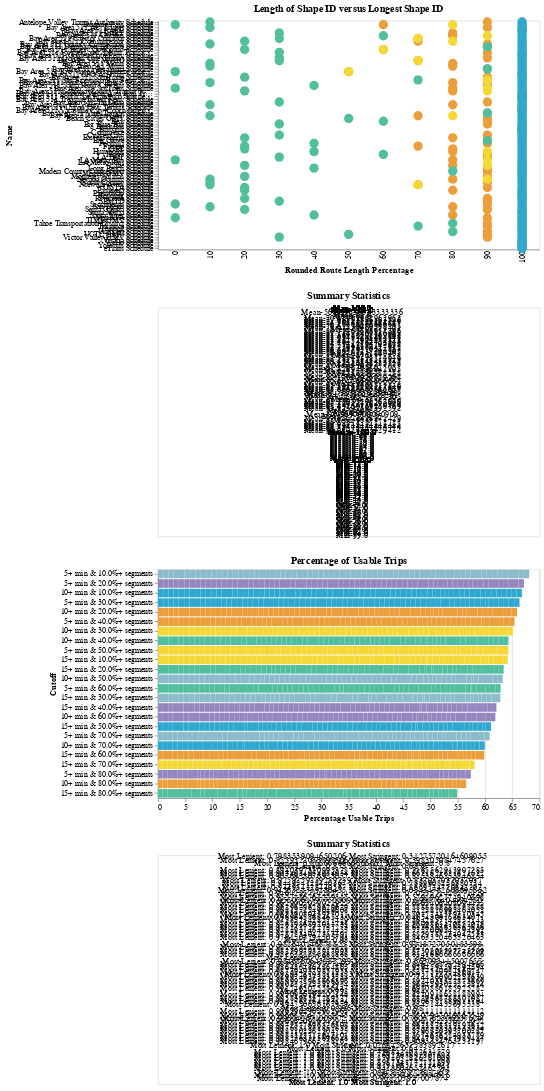

Notebook source saved alongside this figure:
### Code cell
route_len_dot & route_len_table & trip_stats_chart & trip_stats_table

### Figure 1 — Vega-Lite specification as saved in the notebook (floating-point values rounded to 4 significant figures; data arrays with more than 128 entries replaced by an {"elided": "..."} marker saying what was removed)
{"config": {"view": {"continuousWidth": 400, "continuousHeight": 300}}, "vconcat": [{"mark": {"type": "circle", "opacity": 1, "size": 150}, "encoding": {"color": {"field": "Variable", "legend": null, "scale": {"range": ["#2EA8CE", "#EB9F3C", "#F4D837", "#51BF9D", "#8CBCCB", "#9487C0"]}, "type": "nominal"}, "tooltip": [{"field": "Name", "type": "nominal"}, {"field": "Variable", "type": "nominal"}, {"field": "Route Length Percentage", "type": "quantitative"}], "x": {"axis": {"grid": false, "ticks": false}, "field": "Rounded Route Length Percentage", "sort": "ascending", "type": "ordinal"}, "y": {"field": "Name", "type": "nominal"}}, "height": 300, "selection": {"selector001": {"type": "single", "fields": ["Name"], "bind": {"input": "select", "options": [null, "Antelope Valley Transit Authority Schedule", "Banning Pass Schedule", "Bay Area 511 AC Transit Schedule", "Bay Area 511 ACE Schedule", "Bay Area 511 BART Schedule", "Bay Area 511 Caltrain Schedule", "Bay Area 511 Capitol Corridor Schedule", "Bay Area 511 Commute.org Schedule", "Bay Area 511 County Connection Schedule", "Bay Area 511 Dumbarton Express Schedule", "Bay Area 511 Emery Go-Round Schedule", "Bay Area 511 Fairfield and Suisun Transit Schedule", "Bay Area 511 Golden Gate Ferry Schedule", "Bay Area 511 Golden Gate Transit Schedule", "Bay Area 511 MVGO Schedule", "Bay Area 511 Marin Schedule", "Bay Area 511 Muni Schedule", "Bay Area 511 Petaluma Schedule", "Bay Area 511 Rio Vista Delta Breeze Schedule", "Bay Area 511 SFO AirTrain Schedule", "Bay Area 511 SamTrans Schedule", "Bay Area 511 San Francisco Bay Ferry Schedule", "Bay Area 511 Santa Clara Transit Schedule", "Bay Area 511 Santa Rosa CityBus Schedule", "Bay Area 511 SolTrans Schedule", "Bay Area 511 Sonoma County Transit Schedule", "Bay Area 511 Sonoma-Marin Area Rail Transit Schedule", "Bay Area 511 South San Francisco Shuttle Schedule", "Bay Area 511 Treasure Island Ferry Schedule", "Bay Area 511 Tri Delta Schedule", "Bay Area 511 Tri-Valley Wheels Schedule", "Bay Area 511 Union City Transit Schedule", "Bay Area 511 Vacaville City Coach Schedule", "Bay Area 511 Vine Transit Schedule", "Bay Area 511 WestCAT Schedule", "Beach Cities GMV Schedule", "Bear Schedule", "Big Blue Bus Schedule", "BruinBus Schedule", "Burbank Schedule", "Commerce Schedule", "Culver City Schedule", "Eastern Sierra Schedule", "Elk Grove Schedule", "Foothill Schedule", "Fresno Schedule", "GET Schedule", "Humboldt Schedule", "Kings Schedule", "LA DOT Schedule", "LA Metro Bus Schedule", "LA Metro Rail Schedule", "Lake Schedule", "Long Beach Schedule", "Madera County Connection Schedule", "Merced GMV Schedule", "Monterey Salinas Schedule", "Nevada County Schedule", "North County Schedule", "Norwalk Avail Schedule", "OCTA Schedule", "Pasadena Schedule", "PresidiGo Schedule", "Redding Schedule", "Riverside Schedule", "SBMTD Schedule", "Sacramento Schedule", "San Diego Schedule", "Santa Clarita Schedule", "Santa Maria Schedule", "Santa Ynez Schedule", "StanRTA Schedule", "TIME GMV Schedule", "Tahoe Transportation District Schedule", "Torrance Schedule", "Turlock Schedule", "Unitrans Schedule", "VCTC GMV Schedule", "Victor Valley GMV Schedule", "Visalia Schedule", "WeHo Schedule", "Yolobus Schedule", "eTrans Schedule"], "labels": ["All", "Antelope Valley Transit Authority Schedule", "Banning Pass Schedule", "Bay Area 511 AC Transit Schedule", "Bay Area 511 ACE Schedule", "Bay Area 511 BART Schedule", "Bay Area 511 Caltrain Schedule", "Bay Area 511 Capitol Corridor Schedule", "Bay Area 511 Commute.org Schedule", "Bay Area 511 County Connection Schedule", "Bay Area 511 Dumbarton Express Schedule", "Bay Area 511 Emery Go-Round Schedule", "Bay Area 511 Fairfield and Suisun Transit Schedule", "Bay Area 511 Golden Gate Ferry Schedule", "Bay Area 511 Golden Gate Transit Schedule", "Bay Area 511 MVGO Schedule", "Bay Area 511 Marin Schedule", "Bay Area 511 Muni Schedule", "Bay Area 511 Petaluma Schedule", "Bay Area 511 Rio Vista Delta Breeze Schedule", "Bay Area 511 SFO AirTrain Schedule", "Bay Area 511 SamTrans Schedule", "Bay Area 511 San Francisco Bay Ferry Schedule", "Bay Area 511 Santa Clara Transit Schedule", "Bay Area 511 Santa Rosa CityBus Schedule", "Bay Area 511 SolTrans Schedule", "Bay Area 511 Sonoma County Transit Schedule", "Bay Area 511 Sonoma-Marin Area Rail Transit Schedule", "Bay Area 511 South San Francisco Shuttle Schedule", "Bay Area 511 Treasure Island Ferry Schedule", "Bay Area 511 Tri Delta Schedule", "Bay Area 511 Tri-Valley Wheels Schedule", "Bay Area 511 Union City Transit Schedule", "Bay Area 511 Vacaville City Coach Schedule", "Bay Area 511 Vine Transit Schedule", "Bay Area 511 WestCAT Schedule", "Beach Cities GMV Schedule", "Bear Schedule", "Big Blue Bus Schedule", "BruinBus Schedule", "Burbank Schedule", "Commerce Schedule", "Culver City Schedule", "Eastern Sierra Schedule", "Elk Grove Schedule", "Foothill Schedule", "Fresno Schedule", "GET Schedule", "Humboldt Schedule", "Kings Schedule", "LA DOT Schedule", "LA Metro Bus Schedule", "LA Metro Rail Schedule", "Lake Schedule", "Long Beach Schedule", "Madera County Connection Schedule", "Merced GMV Schedule", "Monterey Salinas Schedule", "Nevada County Schedule", "North County Schedule", "Norwalk Avail Schedule", "OCTA Schedule", "Pasadena Schedule", "PresidiGo Schedule", "Redding Schedule", "Riverside Schedule", "SBMTD Schedule", "Sacramento Schedule", "San Diego Schedule", "Santa Clarita Schedule", "Santa Maria Schedule", "Santa Ynez Schedule", "StanRTA Schedule", "TIME GMV Schedule", "Tahoe Transportation District Schedule", "Torrance Schedule", "Turlock Schedule", "Unitrans Schedule", "VCTC GMV Schedule", "Victor Valley GMV Schedule", "Visalia Schedule", "WeHo Schedule", "Yolobus Schedule", "eTrans Schedule"], "name": "Operator"}}}, "title": "Length of Shape ID versus Longest Shape ID", "transform": [{"window": [{"op": "rank", "field": "", "as": "id"}], "groupby": ["Variable"]}, {"filter": {"selection": "selector001"}}], "width": 500}, {"mark": {"type": "text", "align": "center", "baseline": "middle", "dx": 5}, "encoding": {"text": {"field": "Full Information", "type": "nominal"}, "x": {"axis": null, "field": "Zero", "type": "quantitative"}, "y": {"axis": null, "field": "Full Information", "type": "nominal"}}, "height": 300, "selection": {"selector001": {"type": "single", "fields": ["Name"], "bind": {"input": "select", "options": [null, "Antelope Valley Transit Authority Schedule", "Banning Pass Schedule", "Bay Area 511 AC Transit Schedule", "Bay Area 511 ACE Schedule", "Bay Area 511 BART Schedule", "Bay Area 511 Caltrain Schedule", "Bay Area 511 Capitol Corridor Schedule", "Bay Area 511 Commute.org Schedule", "Bay Area 511 County Connection Schedule", "Bay Area 511 Dumbarton Express Schedule", "Bay Area 511 Emery Go-Round Schedule", "Bay Area 511 Fairfield and Suisun Transit Schedule", "Bay Area 511 Golden Gate Ferry Schedule", "Bay Area 511 Golden Gate Transit Schedule", "Bay Area 511 MVGO Schedule", "Bay Area 511 Marin Schedule", "Bay Area 511 Muni Schedule", "Bay Area 511 Petaluma Schedule", "Bay Area 511 Rio Vista Delta Breeze Schedule", "Bay Area 511 SFO AirTrain Schedule", "Bay Area 511 SamTrans Schedule", "Bay Area 511 San Francisco Bay Ferry Schedule", "Bay Area 511 Santa Clara Transit Schedule", "Bay Area 511 Santa Rosa CityBus Schedule", "Bay Area 511 SolTrans Schedule", "Bay Area 511 Sonoma County Transit Schedule", "Bay Area 511 Sonoma-Marin Area Rail Transit Schedule", "Bay Area 511 South San Francisco Shuttle Schedule", "Bay Area 511 Treasure Island Ferry Schedule", "Bay Area 511 Tri Delta Schedule", "Bay Area 511 Tri-Valley Wheels Schedule", "Bay Area 511 Union City Transit Schedule", "Bay Area 511 Vacaville City Coach Schedule", "Bay Area 511 Vine Transit Schedule", "Bay Area 511 WestCAT Schedule", "Beach Cities GMV Schedule", "Bear Schedule", "Big Blue Bus Schedule", "BruinBus Schedule", "Burbank Schedule", "Commerce Schedule", "Culver City Schedule", "Eastern Sierra Schedule", "Elk Grove Schedule", "Foothill Schedule", "Fresno Schedule", "GET Schedule", "Humboldt Schedule", "Kings Schedule", "LA DOT Schedule", "LA Metro Bus Schedule", "LA Metro Rail Schedule", "Lake Schedule", "Long Beach Schedule", "Madera County Connection Schedule", "Merced GMV Schedule", "Monterey Salinas Schedule", "Nevada County Schedule", "North County Schedule", "Norwalk Avail Schedule", "OCTA Schedule", "Pasadena Schedule", "PresidiGo Schedule", "Redding Schedule", "Riverside Schedule", "SBMTD Schedule", "Sacramento Schedule", "San Diego Schedule", "Santa Clarita Schedule", "Santa Maria Schedule", "Santa Ynez Schedule", "StanRTA Schedule", "TIME GMV Schedule", "Tahoe Transportation District Schedule", "Torrance Schedule", "Turlock Schedule", "Unitrans Schedule", "VCTC GMV Schedule", "Victor Valley GMV Schedule", "Visalia Schedule", "WeHo Schedule", "Yolobus Schedule", "eTrans Schedule"], "labels": ["All", "Antelope Valley Transit Authority Schedule", "Banning Pass Schedule", "Bay Area 511 AC Transit Schedule", "Bay Area 511 ACE Schedule", "Bay Area 511 BART Schedule", "Bay Area 511 Caltrain Schedule", "Bay Area 511 Capitol Corridor Schedule", "Bay Area 511 Commute.org Schedule", "Bay Area 511 County Connection Schedule", "Bay Area 511 Dumbarton Express Schedule", "Bay Area 511 Emery Go-Round Schedule", "Bay Area 511 Fairfield and Suisun Transit Schedule", "Bay Area 511 Golden Gate Ferry Schedule", "Bay Area 511 Golden Gate Transit Schedule", "Bay Area 511 MVGO Schedule", "Bay Area 511 Marin Schedule", "Bay Area 511 Muni Schedule", "Bay Area 511 Petaluma Schedule", "Bay Area 511 Rio Vista Delta Breeze Schedule", "Bay Area 511 SFO AirTrain Schedule", "Bay Area 511 SamTrans Schedule", "Bay Area 511 San Francisco Bay Ferry Schedule", "Bay Area 511 Santa Clara Transit Schedule", "Bay Area 511 Santa Rosa CityBus Schedule", "Bay Area 511 SolTrans Schedule", "Bay Area 511 Sonoma County Transit Schedule", "Bay Area 511 Sonoma-Marin Area Rail Transit Schedule", "Bay Area 511 South San Francisco Shuttle Schedule", "Bay Area 511 Treasure Island Ferry Schedule", "Bay Area 511 Tri Delta Schedule", "Bay Area 511 Tri-Valley Wheels Schedule", "Bay Area 511 Union City Transit Schedule", "Bay Area 511 Vacaville City Coach Schedule", "Bay Area 511 Vine Transit Schedule", "Bay Area 511 WestCAT Schedule", "Beach Cities GMV Schedule", "Bear Schedule", "Big Blue Bus Schedule", "BruinBus Schedule", "Burbank Schedule", "Commerce Schedule", "Culver City Schedule", "Eastern Sierra Schedule", "Elk Grove Schedule", "Foothill Schedule", "Fresno Schedule", "GET Schedule", "Humboldt Schedule", "Kings Schedule", "LA DOT Schedule", "LA Metro Bus Schedule", "LA Metro Rail Schedule", "Lake Schedule", "Long Beach Schedule", "Madera County Connection Schedule", "Merced GMV Schedule", "Monterey Salinas Schedule", "Nevada County Schedule", "North County Schedule", "Norwalk Avail Schedule", "OCTA Schedule", "Pasadena Schedule", "PresidiGo Schedule", "Redding Schedule", "Riverside Schedule", "SBMTD Schedule", "Sacramento Schedule", "San Diego Schedule", "Santa Clarita Schedule", "Santa Maria Schedule", "Santa Ynez Schedule", "StanRTA Schedule", "TIME GMV Schedule", "Tahoe Transportation District Schedule", "Torrance Schedule", "Turlock Schedule", "Unitrans Schedule", "VCTC GMV Schedule", "Victor Valley GMV Schedule", "Visalia Schedule", "WeHo Schedule", "Yolobus Schedule", "eTrans Schedule"], "name": "Operator"}}}, "title": "Summary Statistics", "transform": [{"filter": {"selection": "selector001"}}], "width": 500}, {"data": {"name": "data-7b2ab310a721761da0ad1e77ecde1448"}, "mark": "bar", "encoding": {"color": {"field": "Cutoff", "legend": null, "scale": {"range": ["#2EA8CE", "#EB9F3C", "#F4D837", "#51BF9D", "#8CBCCB", "#9487C0"]}, "type": "nominal"}, "tooltip": [{"field": "Name", "type": "nominal"}, {"field": "Cutoff", "type": "nominal"}, {"field": "Percentage Usable Trips", "type": "quantitative"}, {"field": "N Trips", "type": "quantitative"}], "x": {"field": "Percentage Usable Trips", "sort": {"field": "Percentage Usable Trips", "order": "descending"}, "type": "quantitative"}, "y": {"field": "Cutoff", "sort": {"field": "Percentage Usable Trips", "order": "descending"}, "type": "nominal"}}, "height": 300, "selection": {"selector001": {"type": "single", "fields": ["Name"], "bind": {"input": "select", "options": [null, "Antelope Valley Transit Authority Schedule", "Banning Pass Schedule", "Bay Area 511 AC Transit Schedule", "Bay Area 511 ACE Schedule", "Bay Area 511 BART Schedule", "Bay Area 511 Caltrain Schedule", "Bay Area 511 Capitol Corridor Schedule", "Bay Area 511 Commute.org Schedule", "Bay Area 511 County Connection Schedule", "Bay Area 511 Dumbarton Express Schedule", "Bay Area 511 Emery Go-Round Schedule", "Bay Area 511 Fairfield and Suisun Transit Schedule", "Bay Area 511 Golden Gate Ferry Schedule", "Bay Area 511 Golden Gate Transit Schedule", "Bay Area 511 MVGO Schedule", "Bay Area 511 Marin Schedule", "Bay Area 511 Muni Schedule", "Bay Area 511 Petaluma Schedule", "Bay Area 511 Rio Vista Delta Breeze Schedule", "Bay Area 511 SFO AirTrain Schedule", "Bay Area 511 SamTrans Schedule", "Bay Area 511 San Francisco Bay Ferry Schedule", "Bay Area 511 Santa Clara Transit Schedule", "Bay Area 511 Santa Rosa CityBus Schedule", "Bay Area 511 SolTrans Schedule", "Bay Area 511 Sonoma County Transit Schedule", "Bay Area 511 Sonoma-Marin Area Rail Transit Schedule", "Bay Area 511 South San Francisco Shuttle Schedule", "Bay Area 511 Treasure Island Ferry Schedule", "Bay Area 511 Tri Delta Schedule", "Bay Area 511 Tri-Valley Wheels Schedule", "Bay Area 511 Union City Transit Schedule", "Bay Area 511 Vacaville City Coach Schedule", "Bay Area 511 Vine Transit Schedule", "Bay Area 511 WestCAT Schedule", "Beach Cities GMV Schedule", "Bear Schedule", "Big Blue Bus Schedule", "BruinBus Schedule", "Burbank Schedule", "Commerce Schedule", "Culver City Schedule", "Eastern Sierra Schedule", "Elk Grove Schedule", "Foothill Schedule", "Fresno Schedule", "GET Schedule", "Humboldt Schedule", "Kings Schedule", "LA DOT Schedule", "LA Metro Bus Schedule", "LA Metro Rail Schedule", "Lake Schedule", "Long Beach Schedule", "Madera County Connection Schedule", "Merced GMV Schedule", "Monterey Salinas Schedule", "Nevada County Schedule", "North County Schedule", "Norwalk Avail Schedule", "OCTA Schedule", "Pasadena Schedule", "PresidiGo Schedule", "Redding Schedule", "Riverside Schedule", "SBMTD Schedule", "Sacramento Schedule", "San Diego Schedule", "Santa Clarita Schedule", "Santa Maria Schedule", "Santa Ynez Schedule", "StanRTA Schedule", "TIME GMV Schedule", "Tahoe Transportation District Schedule", "Torrance Schedule", "Turlock Schedule", "Unitrans Schedule", "VCTC GMV Schedule", "Victor Valley GMV Schedule", "Visalia Schedule", "WeHo Schedule", "Yolobus Schedule", "eTrans Schedule"], "labels": ["All", "Antelope Valley Transit Authority Schedule", "Banning Pass Schedule", "Bay Area 511 AC Transit Schedule", "Bay Area 511 ACE Schedule", "Bay Area 511 BART Schedule", "Bay Area 511 Caltrain Schedule", "Bay Area 511 Capitol Corridor Schedule", "Bay Area 511 Commute.org Schedule", "Bay Area 511 County Connection Schedule", "Bay Area 511 Dumbarton Express Schedule", "Bay Area 511 Emery Go-Round Schedule", "Bay Area 511 Fairfield and Suisun Transit Schedule", "Bay Area 511 Golden Gate Ferry Schedule", "Bay Area 511 Golden Gate Transit Schedule", "Bay Area 511 MVGO Schedule", "Bay Area 511 Marin Schedule", "Bay Area 511 Muni Schedule", "Bay Area 511 Petaluma Schedule", "Bay Area 511 Rio Vista Delta Breeze Schedule", "Bay Area 511 SFO AirTrain Schedule", "Bay Area 511 SamTrans Schedule", "Bay Area 511 San Francisco Bay Ferry Schedule", "Bay Area 511 Santa Clara Transit Schedule", "Bay Area 511 Santa Rosa CityBus Schedule", "Bay Area 511 SolTrans Schedule", "Bay Area 511 Sonoma County Transit Schedule", "Bay Area 511 Sonoma-Marin Area Rail Transit Schedule", "Bay Area 511 South San Francisco Shuttle Schedule", "Bay Area 511 Treasure Island Ferry Schedule", "Bay Area 511 Tri Delta Schedule", "Bay Area 511 Tri-Valley Wheels Schedule", "Bay Area 511 Union City Transit Schedule", "Bay Area 511 Vacaville City Coach Schedule", "Bay Area 511 Vine Transit Schedule", "Bay Area 511 WestCAT Schedule", "Beach Cities GMV Schedule", "Bear Schedule", "Big Blue Bus Schedule", "BruinBus Schedule", "Burbank Schedule", "Commerce Schedule", "Culver City Schedule", "Eastern Sierra Schedule", "Elk Grove Schedule", "Foothill Schedule", "Fresno Schedule", "GET Schedule", "Humboldt Schedule", "Kings Schedule", "LA DOT Schedule", "LA Metro Bus Schedule", "LA Metro Rail Schedule", "Lake Schedule", "Long Beach Schedule", "Madera County Connection Schedule", "Merced GMV Schedule", "Monterey Salinas Schedule", "Nevada County Schedule", "North County Schedule", "Norwalk Avail Schedule", "OCTA Schedule", "Pasadena Schedule", "PresidiGo Schedule", "Redding Schedule", "Riverside Schedule", "SBMTD Schedule", "Sacramento Schedule", "San Diego Schedule", "Santa Clarita Schedule", "Santa Maria Schedule", "Santa Ynez Schedule", "StanRTA Schedule", "TIME GMV Schedule", "Tahoe Transportation District Schedule", "Torrance Schedule", "Turlock Schedule", "Unitrans Schedule", "VCTC GMV Schedule", "Victor Valley GMV Schedule", "Visalia Schedule", "WeHo Schedule", "Yolobus Schedule", "eTrans Schedule"], "name": "Operator"}}}, "title": "Percentage of Usable Trips", "transform": [{"filter": {"selection": "selector001"}}], "width": 500}, {"data": {"name": "data-2e8daa00d5685459764bf61587c383d0"}, "mark": {"type": "text", "align": "center", "baseline": "middle", "dx": 5}, "encoding": {"text": {"field": "Full Information", "type": "nominal"}, "x": {"axis": null, "field": "Zero", "type": "quantitative"}, "y": {"axis": null, "field": "Full Information", "type": "nominal"}}, "height": 300, "selection": {"selector001": {"type": "single", "fields": ["Name"], "bind": {"input": "select", "options": [null, "Antelope Valley Transit Authority Schedule", "Banning Pass Schedule", "Bay Area 511 AC Transit Schedule", "Bay Area 511 ACE Schedule", "Bay Area 511 BART Schedule", "Bay Area 511 Caltrain Schedule", "Bay Area 511 Capitol Corridor Schedule", "Bay Area 511 Commute.org Schedule", "Bay Area 511 County Connection Schedule", "Bay Area 511 Dumbarton Express Schedule", "Bay Area 511 Emery Go-Round Schedule", "Bay Area 511 Fairfield and Suisun Transit Schedule", "Bay Area 511 Golden Gate Ferry Schedule", "Bay Area 511 Golden Gate Transit Schedule", "Bay Area 511 MVGO Schedule", "Bay Area 511 Marin Schedule", "Bay Area 511 Muni Schedule", "Bay Area 511 Petaluma Schedule", "Bay Area 511 Rio Vista Delta Breeze Schedule", "Bay Area 511 SFO AirTrain Schedule", "Bay Area 511 SamTrans Schedule", "Bay Area 511 San Francisco Bay Ferry Schedule", "Bay Area 511 Santa Clara Transit Schedule", "Bay Area 511 Santa Rosa CityBus Schedule", "Bay Area 511 SolTrans Schedule", "Bay Area 511 Sonoma County Transit Schedule", "Bay Area 511 Sonoma-Marin Area Rail Transit Schedule", "Bay Area 511 South San Francisco Shuttle Schedule", "Bay Area 511 Treasure Island Ferry Schedule", "Bay Area 511 Tri Delta Schedule", "Bay Area 511 Tri-Valley Wheels Schedule", "Bay Area 511 Union City Transit Schedule", "Bay Area 511 Vacaville City Coach Schedule", "Bay Area 511 Vine Transit Schedule", "Bay Area 511 WestCAT Schedule", "Beach Cities GMV Schedule", "Bear Schedule", "Big Blue Bus Schedule", "BruinBus Schedule", "Burbank Schedule", "Commerce Schedule", "Culver City Schedule", "Eastern Sierra Schedule", "Elk Grove Schedule", "Foothill Schedule", "Fresno Schedule", "GET Schedule", "Humboldt Schedule", "Kings Schedule", "LA DOT Schedule", "LA Metro Bus Schedule", "LA Metro Rail Schedule", "Lake Schedule", "Long Beach Schedule", "Madera County Connection Schedule", "Merced GMV Schedule", "Monterey Salinas Schedule", "Nevada County Schedule", "North County Schedule", "Norwalk Avail Schedule", "OCTA Schedule", "Pasadena Schedule", "PresidiGo Schedule", "Redding Schedule", "Riverside Schedule", "SBMTD Schedule", "Sacramento Schedule", "San Diego Schedule", "Santa Clarita Schedule", "Santa Maria Schedule", "Santa Ynez Schedule", "StanRTA Schedule", "TIME GMV Schedule", "Tahoe Transportation District Schedule", "Torrance Schedule", "Turlock Schedule", "Unitrans Schedule", "VCTC GMV Schedule", "Victor Valley GMV Schedule", "Visalia Schedule", "WeHo Schedule", "Yolobus Schedule", "eTrans Schedule"], "labels": ["All", "Antelope Valley Transit Authority Schedule", "Banning Pass Schedule", "Bay Area 511 AC Transit Schedule", "Bay Area 511 ACE Schedule", "Bay Area 511 BART Schedule", "Bay Area 511 Caltrain Schedule", "Bay Area 511 Capitol Corridor Schedule", "Bay Area 511 Commute.org Schedule", "Bay Area 511 County Connection Schedule", "Bay Area 511 Dumbarton Express Schedule", "Bay Area 511 Emery Go-Round Schedule", "Bay Area 511 Fairfield and Suisun Transit Schedule", "Bay Area 511 Golden Gate Ferry Schedule", "Bay Area 511 Golden Gate Transit Schedule", "Bay Area 511 MVGO Schedule", "Bay Area 511 Marin Schedule", "Bay Area 511 Muni Schedule", "Bay Area 511 Petaluma Schedule", "Bay Area 511 Rio Vista Delta Breeze Schedule", "Bay Area 511 SFO AirTrain Schedule", "Bay Area 511 SamTrans Schedule", "Bay Area 511 San Francisco Bay Ferry Schedule", "Bay Area 511 Santa Clara Transit Schedule", "Bay Area 511 Santa Rosa CityBus Schedule", "Bay Area 511 SolTrans Schedule", "Bay Area 511 Sonoma County Transit Schedule", "Bay Area 511 Sonoma-Marin Area Rail Transit Schedule", "Bay Area 511 South San Francisco Shuttle Schedule", "Bay Area 511 Treasure Island Ferry Schedule", "Bay Area 511 Tri Delta Schedule", "Bay Area 511 Tri-Valley Wheels Schedule", "Bay Area 511 Union City Transit Schedule", "Bay Area 511 Vacaville City Coach Schedule", "Bay Area 511 Vine Transit Schedule", "Bay Area 511 WestCAT Schedule", "Beach Cities GMV Schedule", "Bear Schedule", "Big Blue Bus Schedule", "BruinBus Schedule", "Burbank Schedule", "Commerce Schedule", "Culver City Schedule", "Eastern Sierra Schedule", "Elk Grove Schedule", "Foothill Schedule", "Fresno Schedule", "GET Schedule", "Humboldt Schedule", "Kings Schedule", "LA DOT Schedule", "LA Metro Bus Schedule", "LA Metro Rail Schedule", "Lake Schedule", "Long Beach Schedule", "Madera County Connection Schedule", "Merced GMV Schedule", "Monterey Salinas Schedule", "Nevada County Schedule", "North County Schedule", "Norwalk Avail Schedule", "OCTA Schedule", "Pasadena Schedule", "PresidiGo Schedule", "Redding Schedule", "Riverside Schedule", "SBMTD Schedule", "Sacramento Schedule", "San Diego Schedule", "Santa Clarita Schedule", "Santa Maria Schedule", "Santa Ynez Schedule", "StanRTA Schedule", "TIME GMV Schedule", "Tahoe Transportation District Schedule", "Torrance Schedule", "Turlock Schedule", "Unitrans Schedule", "VCTC GMV Schedule", "Victor Valley GMV Schedule", "Visalia Schedule", "WeHo Schedule", "Yolobus Schedule", "eTrans Schedule"], "name": "Operator"}}}, "title": "Summary Statistics", "transform": [{"filter": {"selection": "selector001"}}], "width": 500}], "data": {"name": "data-8fb796010d012a37d6ed4cffa063dd88"}, "$schema": "https://vega.github.io/schema/vega-lite/v4.17.0.json", "datasets": {"data-8fb796010d012a37d6ed4cffa063dd88": {"elided": "332 records"}, "data-7b2ab310a721761da0ad1e77ecde1448": {"elided": "1680 records"}, "data-2e8daa00d5685459764bf61587c383d0": [{"Name": "Antelope Valley Transit Authority Schedule", "Max": 0.9684, "Min": 0.8017, "Zero": 0, "Full Information": "Most Lenient: 0.9683908045977011 Most Stringent: 0.8017241379310345"}, {"Name": "Banning Pass Schedule", "Max": 0.9773, "Min": 0.6136, "Zero": 0, "Full Information": "Most Lenient: 0.9772727272727273 Most Stringent: 0.6136363636363636"}, {"Name": "Bay Area 511 AC Transit Schedule", "Max": 0.9942, "Min": 0.9307, "Zero": 0, "Full Information": "Most Lenient: 0.9941762164193124 Most Stringent: 0.9306781889911704"}, {"Name": "Bay Area 511 Caltrain Schedule", "Max": 0.9457, "Min": 0.05435, "Zero": 0, "Full Information": "Most Lenient: 0.9456521739130435 Most Stringent: 0.05434782608695652"}, {"Name": "Bay Area 511 County Connection Schedule", "Max": 0.9696, "Min": 0.8465, "Zero": 0, "Full Information": "Most Lenient: 0.96964586846543 Most Stringent: 0.8465430016863407"}, {"Name": "Bay Area 511 Dumbarton Express Schedule", "Max": 0.98, "Min": 0.42, "Zero": 0, "Full Information": "Most Lenient: 0.98 Most Stringent: 0.42"}, {"Name": "Bay Area 511 Emery Go-Round Schedule", "Max": 1.0, "Min": 0.9685, "Zero": 0, "Full Information": "Most Lenient: 1.0 Most Stringent: 0.968503937007874"}, {"Name": "Bay Area 511 Fairfield and Suisun Transit Schedule", "Max": 1.0, "Min": 0.9419, "Zero": 0, "Full Information": "Most Lenient: 1.0 Most Stringent: 0.9418604651162791"}, {"Name": "Bay Area 511 Golden Gate Transit Schedule", "Max": 1.0, "Min": 0.9615, "Zero": 0, "Full Information": "Most Lenient: 1.0 Most Stringent: 0.9615384615384616"}, {"Name": "Bay Area 511 MVGO Schedule", "Max": 1.0, "Min": 0.8987, "Zero": 0, "Full Information": "Most Lenient: 1.0 Most Stringent: 0.8987341772151899"}, {"Name": "Bay Area 511 Marin Schedule", "Max": 0.9629, "Min": 0.6863, "Zero": 0, "Full Information": "Most Lenient: 0.9629005059021922 Most Stringent: 0.6863406408094435"}, {"Name": "Bay Area 511 Muni Schedule", "Max": 0.9931, "Min": 0.8211, "Zero": 0, "Full Information": "Most Lenient: 0.9930936198202148 Most Stringent: 0.8210918658188994"}, {"Name": "Bay Area 511 Petaluma Schedule", "Max": 0.8559, "Min": 0.3983, "Zero": 0, "Full Information": "Most Lenient: 0.8559322033898306 Most Stringent: 0.3983050847457627"}, {"Name": "Bay Area 511 SamTrans Schedule", "Max": 0.9906, "Min": 0.8685, "Zero": 0, "Full Information": "Most Lenient: 0.9905523255813954 Most Stringent: 0.8684593023255814"}, {"Name": "Bay Area 511 San Francisco Bay Ferry Schedule", "Max": 1.0, "Min": 0.02685, "Zero": 0, "Full Information": "Most Lenient: 1.0 Most Stringent: 0.026845637583892617"}, {"Name": "Bay Area 511 Santa Clara Transit Schedule", "Max": 0.99, "Min": 0.8924, "Zero": 0, "Full Information": "Most Lenient: 0.9899972965666396 Most Stringent: 0.8924033522573669"}, {"Name": "Bay Area 511 Santa Rosa CityBus Schedule", "Max": 0.9982, "Min": 0.5675, "Zero": 0, "Full Information": "Most Lenient: 0.9981515711645101 Most Stringent: 0.5674676524953789"}, {"Name": "Bay Area 511 SolTrans Schedule", "Max": 0.99, "Min": 0.7744, "Zero": 0, "Full Information": "Most Lenient: 0.9899749373433584 Most Stringent: 0.7744360902255639"}, {"Name": "Bay Area 511 Sonoma County Transit Schedule", "Max": 0.9054, "Min": 0.6622, "Zero": 0, "Full Information": "Most Lenient: 0.9054054054054054 Most Stringent: 0.6621621621621622"}, {"Name": "Bay Area 511 Sonoma-Marin Area Rail Transit Schedule", "Max": 1.0, "Min": 0.7368, "Zero": 0, "Full Information": "Most Lenient: 1.0 Most Stringent: 0.7368421052631579"}, {"Name": "Bay Area 511 Tri Delta Schedule", "Max": 0.9938, "Min": 0.883, "Zero": 0, "Full Information": "Most Lenient: 0.9938398357289527 Most Stringent: 0.8829568788501027"}, {"Name": "Bay Area 511 Tri-Valley Wheels Schedule", "Max": 0.9826, "Min": 0.8542, "Zero": 0, "Full Information": "Most Lenient: 0.9826388888888888 Most Stringent: 0.8541666666666666"}, {"Name": "Bay Area 511 Union City Transit Schedule", "Max": 0.9895, "Min": 0.9372, "Zero": 0, "Full Information": "Most Lenient: 0.9895287958115183 Most Stringent: 0.93717277486911"}, {"Name": "Bay Area 511 Vine Transit Schedule", "Max": 0.9259, "Min": 0.837, "Zero": 0, "Full Information": "Most Lenient: 0.9259259259259259 Most Stringent: 0.837037037037037"}, {"Name": "Bay Area 511 WestCAT Schedule", "Max": 0.9977, "Min": 0.8333, "Zero": 0, "Full Information": "Most Lenient: 0.9976851851851852 Most Stringent: 0.8333333333333334"}, {"Name": "Beach Cities GMV Schedule", "Max": 0.9551, "Min": 0.8989, "Zero": 0, "Full Information": "Most Lenient: 0.9550561797752809 Most Stringent: 0.898876404494382"}, {"Name": "Bear Schedule", "Max": 0.894, "Min": 0.5166, "Zero": 0, "Full Information": "Most Lenient: 0.8940397350993378 Most Stringent: 0.5165562913907285"}, {"Name": "Big Blue Bus Schedule", "Max": 0.997, "Min": 0.9082, "Zero": 0, "Full Information": "Most Lenient: 0.9969650986342944 Most Stringent: 0.9081942336874052"}, {"Name": "BruinBus Schedule", "Max": 1.0, "Min": 1.0, "Zero": 0, "Full Information": "Most Lenient: 1.0 Most Stringent: 1.0"}, {"Name": "Burbank Schedule", "Max": 0.9865, "Min": 0.9595, "Zero": 0, "Full Information": "Most Lenient: 0.9864864864864865 Most Stringent: 0.9594594594594594"}, {"Name": "Commerce Schedule", "Max": 0.9818, "Min": 0.9273, "Zero": 0, "Full Information": "Most Lenient: 0.9818181818181818 Most Stringent: 0.9272727272727272"}, {"Name": "Culver City Schedule", "Max": 0.9782, "Min": 0.7757, "Zero": 0, "Full Information": "Most Lenient: 0.9781931464174455 Most Stringent: 0.7757009345794392"}, {"Name": "Eastern Sierra Schedule", "Max": 0.7984, "Min": 0.3128, "Zero": 0, "Full Information": "Most Lenient: 0.7983539094650206 Most Stringent: 0.31275720164609055"}, {"Name": "Elk Grove Schedule", "Max": 0.992, "Min": 0.984, "Zero": 0, "Full Information": "Most Lenient: 0.992 Most Stringent: 0.984"}, {"Name": "Foothill Schedule", "Max": 0.9792, "Min": 0.8463, "Zero": 0, "Full Information": "Most Lenient: 0.9791505791505791 Most Stringent: 0.8463320463320463"}, {"Name": "Fresno Schedule", "Max": 1.0, "Min": 0.8791, "Zero": 0, "Full Information": "Most Lenient: 1.0 Most Stringent: 0.8791032826261009"}, {"Name": "GET Schedule", "Max": 0.9982, "Min": 0.9418, "Zero": 0, "Full Information": "Most Lenient: 0.9982363315696648 Most Stringent: 0.9417989417989417"}, {"Name": "Humboldt Schedule", "Max": 0.9464, "Min": 0.7054, "Zero": 0, "Full Information": "Most Lenient: 0.9464285714285714 Most Stringent: 0.7053571428571429"}, {"Name": "Kings Schedule", "Max": 0.996, "Min": 0.98, "Zero": 0, "Full Information": "Most Lenient: 0.996 Most Stringent: 0.98"}, {"Name": "LA DOT Schedule", "Max": 0.9762, "Min": 0.861, "Zero": 0, "Full Information": "Most Lenient: 0.9761986892031735 Most Stringent: 0.8609865470852018"}, {"Name": "LA Metro Bus Schedule", "Max": 0.9917, "Min": 0.6981, "Zero": 0, "Full Information": "Most Lenient: 0.9917463075586447 Most Stringent: 0.6980886185925282"}, {"Name": "LA Metro Rail Schedule", "Max": 0.9681, "Min": 0.4126, "Zero": 0, "Full Information": "Most Lenient: 0.9681372549019608 Most Stringent: 0.4125816993464052"}, {"Name": "Lake Schedule", "Max": 0.9077, "Min": 0.8154, "Zero": 0, "Full Information": "Most Lenient: 0.9076923076923077 Most Stringent: 0.8153846153846154"}, {"Name": "Long Beach Schedule", "Max": 0.9859, "Min": 0.8465, "Zero": 0, "Full Information": "Most Lenient: 0.9859154929577465 Most Stringent: 0.8464788732394366"}, {"Name": "Madera County Connection Schedule", "Max": 0.963, "Min": 0.8889, "Zero": 0, "Full Information": "Most Lenient: 0.9629629629629629 Most Stringent: 0.8888888888888888"}, {"Name": "Monterey Salinas Schedule", "Max": 0.9967, "Min": 0.8808, "Zero": 0, "Full Information": "Most Lenient: 0.9966887417218543 Most Stringent: 0.8807947019867549"}, {"Name": "Nevada County Schedule", "Max": 0.945, "Min": 0.789, "Zero": 0, "Full Information": "Most Lenient: 0.944954128440367 Most Stringent: 0.7889908256880734"}, {"Name": "North County Schedule", "Max": 1.0, "Min": 0.9191, "Zero": 0, "Full Information": "Most Lenient: 1.0 Most Stringent: 0.9191063174114021"}, {"Name": "Norwalk Avail Schedule", "Max": 1.0, "Min": 0.7692, "Zero": 0, "Full Information": "Most Lenient: 1.0 Most Stringent: 0.7692307692307693"}, {"Name": "OCTA Schedule", "Max": 0.9981, "Min": 0.8797, "Zero": 0, "Full Information": "Most Lenient: 0.9981102362204725 Most Stringent: 0.8796850393700787"}, {"Name": "Pasadena Schedule", "Max": 1.0, "Min": 0.9459, "Zero": 0, "Full Information": "Most Lenient: 1.0 Most Stringent: 0.945859872611465"}, {"Name": "PresidiGo Schedule", "Max": 0.8667, "Min": 0.8, "Zero": 0, "Full Information": "Most Lenient: 0.8666666666666667 Most Stringent: 0.8"}, {"Name": "Redding Schedule", "Max": 0.9874, "Min": 0.8277, "Zero": 0, "Full Information": "Most Lenient: 0.9873949579831933 Most Stringent: 0.8277310924369747"}, {"Name": "Riverside Schedule", "Max": 0.9973, "Min": 0.9625, "Zero": 0, "Full Information": "Most Lenient: 0.9972577696526508 Most Stringent: 0.9625228519195612"}, {"Name": "SBMTD Schedule", "Max": 0.9847, "Min": 0.6631, "Zero": 0, "Full Information": "Most Lenient: 0.9846860643185299 Most Stringent: 0.663093415007657"}, {"Name": "San Diego Schedule", "Max": 0.9985, "Min": 0.9093, "Zero": 0, "Full Information": "Most Lenient: 0.9984679665738162 Most Stringent: 0.9093314763231197"}, {"Name": "Santa Clarita Schedule", "Max": 0.9948, "Min": 0.8845, "Zero": 0, "Full Information": "Most Lenient: 0.994750656167979 Most Stringent: 0.884514435695538"}, {"Name": "Santa Maria Schedule", "Max": 1.0, "Min": 1.0, "Zero": 0, "Full Information": "Most Lenient: 1.0 Most Stringent: 1.0"}, {"Name": "Santa Ynez Schedule", "Max": 1.0, "Min": 0.64, "Zero": 0, "Full Information": "Most Lenient: 1.0 Most Stringent: 0.64"}, {"Name": "StanRTA Schedule", "Max": 0.9729, "Min": 0.8643, "Zero": 0, "Full Information": "Most Lenient: 0.9728571428571429 Most Stringent: 0.8642857142857143"}, {"Name": "Tahoe Transportation District Schedule", "Max": 0.875, "Min": 0.6875, "Zero": 0, "Full Information": "Most Lenient: 0.875 Most Stringent: 0.6875"}, {"Name": "Torrance Schedule", "Max": 0.9967, "Min": 0.7624, "Zero": 0, "Full Information": "Most Lenient: 0.996742671009772 Most Stringent: 0.7623762376237624"}, {"Name": "Turlock Schedule", "Max": 0.9963, "Min": 0.6111, "Zero": 0, "Full Information": "Most Lenient: 0.9962962962962963 Most Stringent: 0.6111111111111112"}, {"Name": "Unitrans Schedule", "Max": 0.9527, "Min": 0.5792, "Zero": 0, "Full Information": "Most Lenient: 0.9527186761229315 Most Stringent: 0.5791962174940898"}, {"Name": "VCTC GMV Schedule", "Max": 0.9826, "Min": 0.8731, "Zero": 0, "Full Information": "Most Lenient: 0.9825997952917093 Most Stringent: 0.8730808597748209"}, {"Name": "Victor Valley GMV Schedule", "Max": 0.9816, "Min": 0.9119, "Zero": 0, "Full Information": "Most Lenient: 0.981640146878825 Most Stringent: 0.9118727050183598"}, {"Name": "Visalia Schedule", "Max": 0.945, "Min": 0.867, "Zero": 0, "Full Information": "Most Lenient: 0.944954128440367 Most Stringent: 0.8669724770642202"}, {"Name": "WeHo Schedule", "Max": 0.9844, "Min": 0.7344, "Zero": 0, "Full Information": "Most Lenient: 0.984375 Most Stringent: 0.734375"}, {"Name": "Yolobus Schedule", "Max": 0.9787, "Min": 0.883, "Zero": 0, "Full Information": "Most Lenient: 0.9787234042553191 Most Stringent: 0.8829787234042553"}]}}
